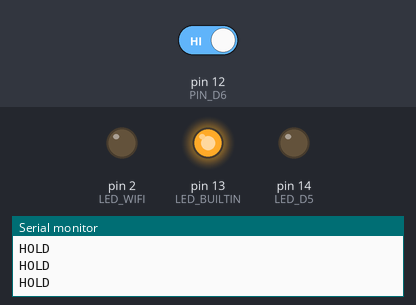
This sketch was run on a simulated Arduino Uno, built with avr-gcc and run on an emulated ATmega328P. Shown: output pins drawn as LEDs (lit = HIGH), the last lines printed to the serial monitor. The test bench sets the inputs (shaded band); at power-on: pin 12 (PIN_D6) HIGH.

Above: at 1.4 s.
1.5 s: pin 12 (PIN_D6) driven LOW
At 2.0 s:
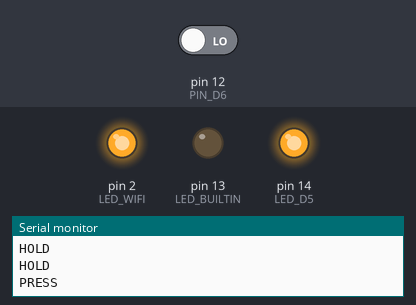
3.2 s: pin 12 (PIN_D6) driven HIGH
At 4.6 s:
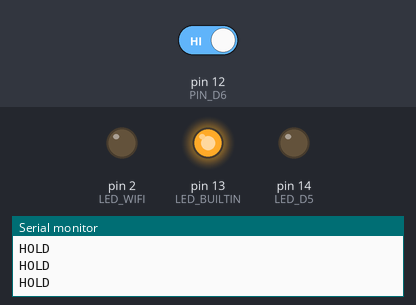
Timing chart, 0 to 6.2 s (numbered marks = the images above; inputs shaded):
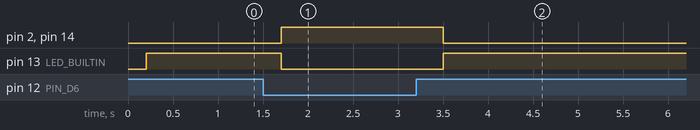

The sketch:

IoT_ep3_IP-OP-LED.ino
```cpp
int A;
int PIN_D6 = 12;
int LED_D5 = 14;
int LED_WIFI = 2;

void setup() {
  Serial.begin(115200);
  pinMode(PIN_D6, INPUT);
  pinMode(LED_BUILTIN, OUTPUT);
  pinMode(LED_D5, OUTPUT);
  pinMode(LED_WIFI, OUTPUT);

}

void loop() {
  int A = digitalRead(PIN_D6);
  //Serial.println(A);
  delay(200);
  if(A == 0){
    Serial.println("PRESS");
    digitalWrite(LED_BUILTIN, LOW);
    digitalWrite(LED_D5, HIGH);
    digitalWrite(LED_WIFI, HIGH);
    delay(100);
  }else{
    Serial.println("HOLD");
    digitalWrite(LED_BUILTIN, HIGH);
    digitalWrite(LED_D5, LOW);
    digitalWrite(LED_WIFI, LOW);
    delay(100);
  }
}
```

Measured:
- after the input at 1.5 s, pin 2 (LED_WIFI), pin 14 (LED_D5): LOW → HIGH after 0.20 s; pin 13 (LED_BUILTIN): HIGH → LOW after 0.20 s
- after the input at 3.2 s, pin 2 (LED_WIFI), pin 14 (LED_D5): HIGH → LOW after 0.30 s; pin 13 (LED_BUILTIN): LOW → HIGH after 0.30 s
